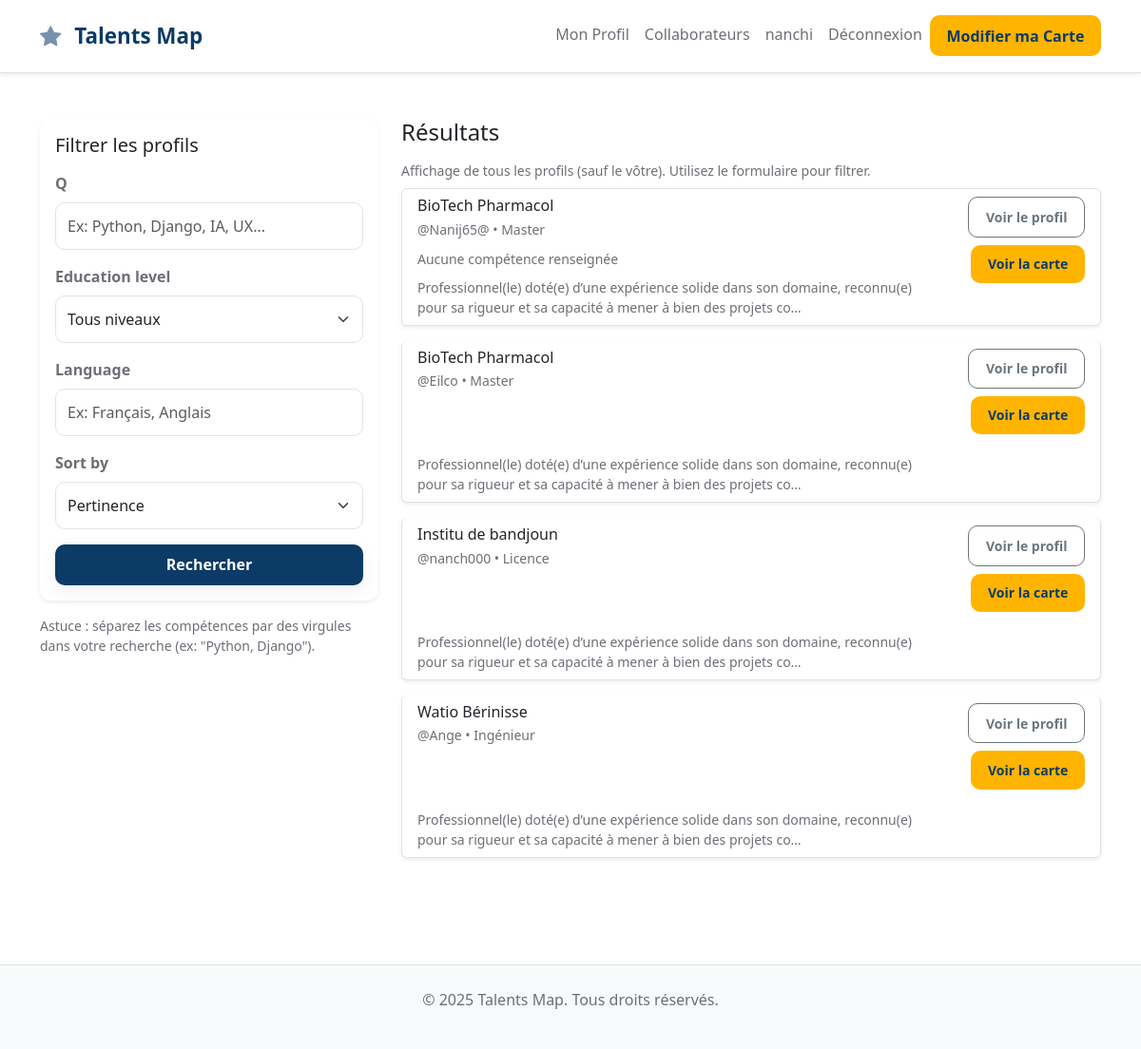
The page /search/ (signed in) on the database its author committed.
### talent_map_app/models.py (models this page shows, shortened)
class UserProfile(models.Model):
    EDUCATION_CHOICES = [
        ('bac', 'Baccalauréat'),
        ('licence', 'Licence'),
        ('master', 'Master'),
        ('Ingénieur', 'Ingénieur'),
    ]
    user = models.OneToOneField(User, on_delete=models.CASCADE, related_name='profile')
    education_level = models.CharField(max_length=20, choices=EDUCATION_CHOICES, default='licence')
    bio = models.TextField(blank=True, null=True, help_text="Courte biographie")
    skills = models.TextField(blank=True, null=True, help_text="Ex: Python, Django, JavaScript")
    languages = models.TextField(blank=True, null=True, help_text="Ex: Français, Anglais, Espagnol")
    passions = models.TextField(blank=True, null=True, help_text="Ex: IA, Web, Mobile")
    projects = models.TextField(blank=True, null=True, help_text="Ex: Projet 1 - Description, Projet 2 - Description")
    linkedin = models.URLField(blank=True, null=True)
    github = models.URLField(blank=True, null=True)
    youtube = models.URLField(blank=True, null=True)
    website = models.URLField(blank=True, null=True)
    is_validated = models.BooleanField(default=False, help_text="Profil validé par un responsable")
    validated_by = models.ForeignKey(User, on_delete=models.SET_NULL, null=True, blank=True,
                                      related_name='validated_profiles',
                                      help_text="Responsable qui a validé le profil")
    validated_at = models.DateTimeField(null=True, blank=True)
    created_at = models.DateTimeField(auto_now_add=True)
    updated_at = models.DateTimeField(auto_now=True)
    class Meta:
        verbose_name = "Profil Utilisateur"
        verbose_name_plural = "Profils Utilisateurs"
        ordering = ['-created_at']

### talent_map_app/views.py (the view, shortened to what this page needs)
# urls.py: path('search/', views.search_profiles, name='search'),
@login_required
def search_profiles(request):
    form = SearchForm(request.GET or None)
    qs = UserProfile.objects.all()
    if request.user.is_authenticated:
        qs = qs.exclude(user=request.user)
    return render(request, 'search/search.html', {'form': form, 'results': qs})

### talent_map_app/forms.py
class SearchForm(forms.Form):
    q = forms.CharField(required=False, widget=forms.TextInput(attrs={
        'class': 'form-control', 'placeholder': 'Ex: Python, Django, IA, UX...'
    }))
    education_level = forms.ChoiceField(required=False, choices=[('', 'Tous niveaux')] + UserProfile.EDUCATION_CHOICES, widget=forms.Select(attrs={'class': 'form-select'}))
    language = forms.CharField(required=False, widget=forms.TextInput(attrs={'class': 'form-control', 'placeholder': 'Ex: Français, Anglais'}))
    sort_by = forms.ChoiceField(required=False, choices=[
        ('relevance', 'Pertinence'),
        ('newest', 'Les plus récents'),
    ], initial='relevance', widget=forms.Select(attrs={'class': 'form-select'}))

### talent_map_app/templatetags/skill_extras.py (called while the page is built)
@register.filter
def split(value, sep=','):
    if not value:
        return []
    return [s.strip() for s in str(value).split(sep) if s.strip()]

### talent_map_app/templates/search/search.html (shortened to what this page needs)
{% extends 'base.html' %}
{% load static %}
{% load crispy_forms_tags %}
{% load skill_extras %}
{% block content %}
<div class="container py-5">
    <div class="row g-4">
        <div class="col-lg-4">
            <div class="card p-3 shadow-sm border-0">
                <h5 class="mb-3">Filtrer les profils</h5>
                <form id="search-form" method="get" novalidate>
                    {{ form.q|as_crispy_field }}
                    <div class="mb-3">{{ form.education_level|as_crispy_field }}</div>
                    <div class="mb-3">{{ form.language|as_crispy_field }}</div>
                    <div class="mb-3">{{ form.sort_by|as_crispy_field }}</div>
                    <div class="d-grid">
                        <button class="btn btn-primary">Rechercher</button>
                    </div>
                </form>
            </div>
            <div class="mt-3 text-muted small">
                Astuce : séparez les compétences par des virgules dans votre recherche (ex: "Python, Django").
            </div>
        </div>
        <div class="col-lg-8">
            <h4 class="mb-3">Résultats</h4>
            {% if not request.GET %}
                <div class="small text-muted mb-2">Affichage de tous les profils (sauf le vôtre). Utilisez le formulaire pour filtrer.</div>
            {% endif %}
            {% if results %}
                <div class="list-group">
                    {% for profile in results %}
                        <div class="list-group-item mb-3 shadow-sm rounded">
                            <div class="d-flex align-items-start justify-content-between">
                                <div>
                                    <h6 class="mb-1">{{ profile.user.get_full_name|default:profile.user.username }}</h6>
                                    <div class="small text-muted mb-2">@{{ profile.user.username }} • {{ profile.education_level|capfirst }}</div>
                                    <div class="mb-2">
                                        {% if profile.skills %}
                                            {% for skill in profile.skills|split:',' %}
                                                <span class="skill-badge" title="{{ skill }}">{{ skill }}</span>
                                            {% endfor %}
                                        {% else %}
                                            <span class="text-muted small">Aucune compétence renseignée</span>
                                        {% endif %}
                                    </div>
                                    <p class="mb-0 text-muted small">{{ profile.bio|truncatechars:140 }}</p>
                                </div>
                                <div class="text-end">
                                    <a href="{% url 'profile_detail' profile.user.id %}" class="btn btn-outline-secondary btn-sm mb-2">Voir le profil</a>
                                    <a href="{% url 'talent_map' profile.user.id %}" class="btn btn-accent btn-sm">Voir la carte</a>
                                </div>
                            </div>
                        </div>
                    {% endfor %}
                </div>
            {% else %}
                <div class="alert alert-info">Aucun collaborateur trouvé — essayez d'élargir votre recherche.</div>
            {% endif %}
        </div>
    </div>
</div>
{% endblock %}

### talent_map_app/templates/base.html (shortened to what this page needs)
{% load static %}
<!DOCTYPE html>
<html lang="fr">
<head>
    <link href="https://cdn.jsdelivr.net/npm/bootstrap@5.3.0/dist/css/bootstrap.min.css" rel="stylesheet">
    <link rel="stylesheet" href="https://cdn.jsdelivr.net/npm/bootstrap-icons@1.11.0/font/bootstrap-icons.css">
    <link rel="stylesheet" href="{% static 'css/style.css' %}">
</head>
<body>
    <nav class="navbar navbar-expand-lg navbar-light bg-white border-bottom shadow-sm">
        <div class="container">
            <a class="navbar-brand fw-bold" href="{% url 'home' %}">
                <i class="bi bi-star-fill" style="color: #7990AE;"></i> Talents Map
            </a>
            <div class="collapse navbar-collapse" id="navbarNav">
                <ul class="navbar-nav ms-auto">
                    {% if user.is_authenticated %}
                        <li class="nav-item">
                            <a class="nav-link" href="{% url 'profile_detail' user.id %}">Mon Profil</a>
                        </li>
                        <li class="nav-item">
                            <a class="nav-link" href="{% url 'search' %}">Collaborateurs</a>
                        </li>
                        <li class="nav-item">
                            <a class="nav-link" href="#">{{ user.username }}</a>
                        </li>
                        <li class="nav-item">
                            <a class="nav-link" href="{% url 'logout' %}">Déconnexion</a>
                        </li>
                        <li class="nav-item">
                            <a href="{% url 'profile_create' %}" class="btn btn-accent">Modifier ma Carte</a>
                        </li>
                    {% endif %}
                </ul>
            </div>
        </div>
    </nav>
    <main>
        {% block content %}{% endblock %}
    </main>
    <footer class="bg-light border-top mt-5 py-4">
        <div class="container text-center text-muted">
            <p>&copy; 2025 Talents Map. Tous droits réservés.</p>
        </div>
    </footer>
</body>
</html>

### talent_map_app/static/css/style.css (style rules this page uses)
:root { --cesi-blue: #0b3b66; --cesi-accent: #ffb400; --bg-white: #ffffff; --gray-100: #f5f6f8; --gray-300: #e1e3e8; --gray-600: #6c6f76; --text-default: #222428; --card-shadow: rgba(11,59,102,0.08); }
* { margin:0;padding:0;box-sizing:border-box }
body { font-family: "Segoe UI", Tahoma, Geneva, Verdana, sans-serif; color:var(--text-default); background-color:var(--bg-white); -webkit-font-smoothing:antialiased; }
.navbar { padding:1rem 0 }
.navbar-brand { font-size:1.4rem;color:var(--cesi-blue) !important;font-weight:700 }
.navbar-brand i { margin-right:0.5rem }
.nav-link { color:var(--gray-600) !important;font-weight:500;transition:color .2s ease }
.btn { border-radius:10px;padding:.6rem 1.1rem;font-weight:600;transition:all .18s ease }
.btn-primary { background:var(--cesi-blue) !important; color:var(--bg-white) !important; border:0; box-shadow:0 6px 18px rgba(11,59,102,0.08); }
.btn-accent { background:var(--cesi-accent); color:var(--cesi-blue); border:0; font-weight:700; }
.card { border-radius:12px;transition:transform .25s ease,box-shadow .25s ease;border:0;background:var(--bg-white); }
.form-control,.form-select { border:1px solid var(--gray-300);border-radius:10px;padding:.75rem; }
.form-label { font-weight:600;color:var(--gray-600);margin-bottom:.5rem }
footer { margin-top:auto;background:var(--gray-100);color:var(--gray-600) }
.text-muted { color:var(--gray-600) !important }
.small { font-size:.875rem }

### rows shown on the page
UserProfile: user.get_full_name "BioTech Pharmacol", user.username "Nanij65@", education_level "Master", skills "Aucune compétence renseignée", bio "Professionnel(le) doté(e) d’une expérience solide dans son domaine, reconnu(e) pour sa rigueur et sa capacité à mener à bien des projets co…"
UserProfile: user.get_full_name "BioTech Pharmacol", user.username "Eilco", education_level "Master", bio "Professionnel(le) doté(e) d’une expérience solide dans son domaine, reconnu(e) pour sa rigueur et sa capacité à mener à bien des projets co…"
UserProfile: user.get_full_name "Institu de bandjoun", user.username "nanch000", education_level "Licence", bio "Professionnel(le) doté(e) d’une expérience solide dans son domaine, reconnu(e) pour sa rigueur et sa capacité à mener à bien des projets co…"
UserProfile: user.get_full_name "Watio Bérinisse", user.username "Ange", education_level "Ingénieur", bio "Professionnel(le) doté(e) d’une expérience solide dans son domaine, reconnu(e) pour sa rigueur et sa capacité à mener à bien des projets co…"

### other values the page prints
{{ user.username }} "nanchi"
